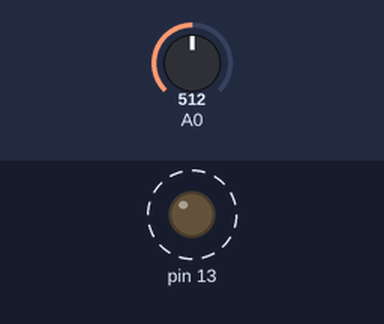
Recording of a sketch running on a simulated Arduino Uno, built with avr-gcc and run on an emulated ATmega328P. Parts: output pins drawn as LEDs (lit = HIGH). Dashed ring = blinking. The test bench sets the inputs (shaded band); at power-on: A0 = 512.

Above: at 1.8 s.
1.9 s: A0 set to 0
At 3.3 s:
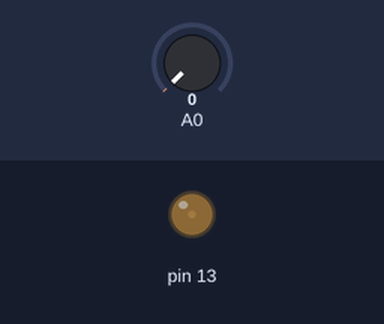
3.6 s: A0 set to 122
At 3.9 s:
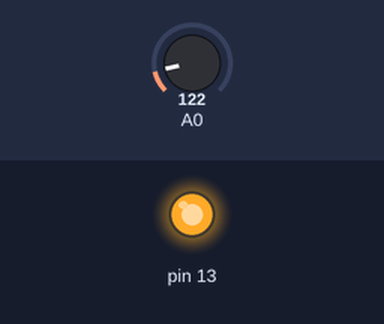
Timing chart, 0 to 13.1 s (numbered marks = the images above; inputs shaded):
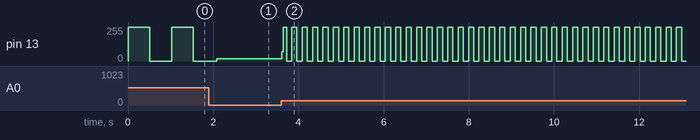

Measured:
- after the input at 3.6 s, pin 13: 16/255 → 69/255 at once, then moves between 0/255 and 255/255, repeating every 0.24 s
- by itself, pin 13: alternates 255/255 for 0.51 s and 0/255 for 0.51 s

The sketch:

lys.ino
```cpp
void setup() {
    Serial.begin(9600);
    pinMode(13, OUTPUT);
}

void loop() {
    int r = analogRead(A0);

    digitalWrite(13, HIGH);
    delay(r);
    digitalWrite(13, LOW);
    delay(r);
}
```
